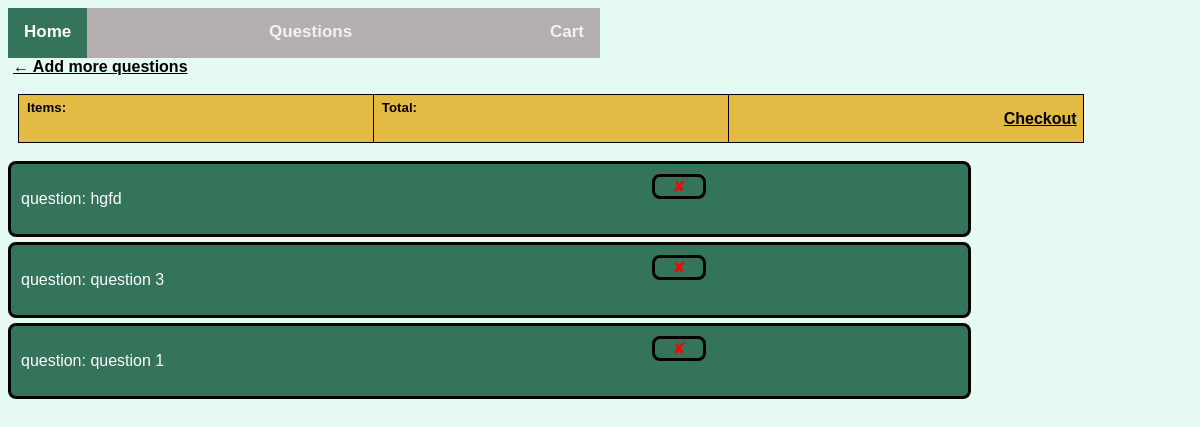
The page /cart/ (signed in) on the database as committed earlier.
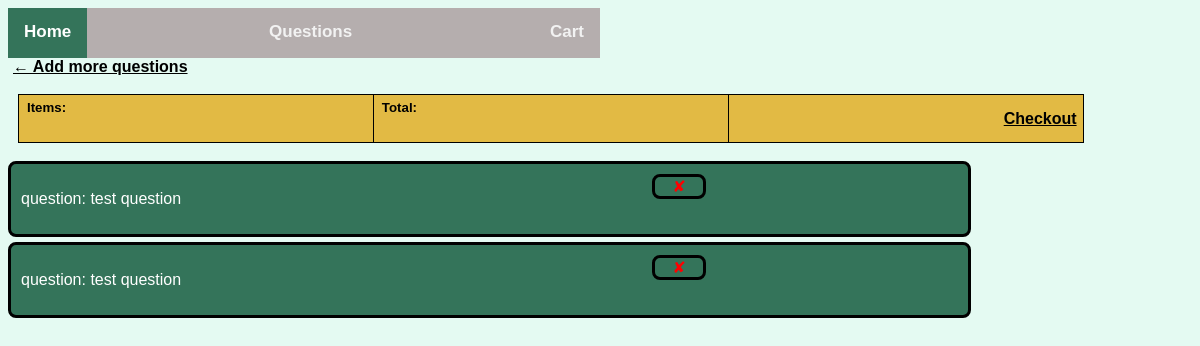
The same page on the database as committed later.
### EB_app/models.py (models this page shows, shortened)
class ExamOrderItem(models.Model):
  question = models.ForeignKey(Question, on_delete=models.SET_NULL, null=True)
  exam_order = models.ForeignKey(ExamOrder, on_delete=models.SET_NULL, null=True)
  is_item_ordered= models.IntegerField(default=0, null=True, blank=True)
  exam_question_number = models.IntegerField(null=True, blank=True)

class Question(models.Model):
  name = models.CharField(unique=False, max_length=200)
  source = models.CharField(unique=False, max_length=200)
  Section_choices = [("Core","Core"),("Stats","Stats"),("Mechanics","Mechanics"),]
  section = models.CharField(default = "Core", max_length=10, choices= Section_choices)
  tags = TaggableManager()
  AS_only = models.BooleanField(default = True)
  marks =  models.IntegerField(null = True, blank = True, default = 3)
  question_progress = models.IntegerField(default = 0)
  publish_year = models.DateTimeField()
  digital = models.BooleanField(default = False)
  image = models.ImageField(null = True, blank = True)
  class Meta:
    ordering = ["question_progress"]

### EB_app/views.py (the view)
# urls.py: path("cart/", views.cart, name = 'cart'),
def cart(request):
    if request.user.is_authenticated:
        customer = request.user.customer
        exam_order, created = ExamOrder.objects.get_or_create(customer=customer, complete=False)
        questions = exam_order.examorderitem_set.all() #_set.all(): all exam_order_item objects linked to exam_order model
    else:
        questions = []
    context = {'questions': questions}
    return render(request, 'EB_app/cart.html', context)

### EB_app/templates/EB_app/cart.html (shortened to what this page needs)
{% extends "EB_app/base.html" %}
{% load static %}
{% block head %}
  <link rel="stylesheet" href = "{% static 'EB_app/style.css' %}">
{% endblock %}
{% block content %}
	<div class="row">
		<div class="col-lg-12">
			<div class="box-element">
				<a  class="btn btn-outline-dark" href="{% url 'questions' %}">&#x2190; Add more questions</a>
				<br>
				<br>
				<table class="table">
					<tr>
						<th><h5>Items:</h5></th>
						<th><h5>Total:</h5></th>
						<th><a  style="float:right; margin:5px;" class="btn btn-success" href="{% url 'checkout' %}">Checkout</a></th>
					</tr>
				</table>
			</div>
			<br>
				{% for item in questions %}
				<container class="cart-row">
					<div style="flex:1"><p>question: {{item.question.name}} </p></div>
					<div style="flex:1"><p></p></div>
					<div style="flex:1">
						<div class="quantity">
                            <container_del data-question = "{{item.question.id}}" data-action ="remove" class="btn btn-outline-secondary add-btn update-cart"> ✘</container_del>
                        </div>
					</div>
				</container>
                {% endfor %}
			</div>
		</div>
{% endblock content %}

Rows that differ between the two databases and show on the page:
removed ExamOrderItem: question.name "hgfd"
removed ExamOrderItem: question.name "question 3"
removed ExamOrderItem: question.name "question 1"
added ExamOrderItem: question.name "test question"
added ExamOrderItem: question.name "test question"
